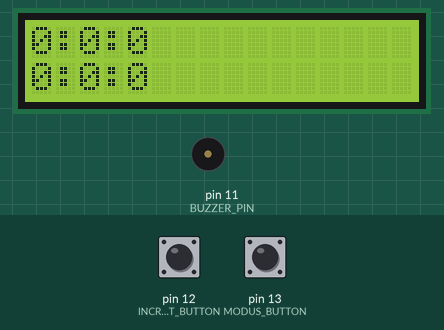
The sketch below on a simulated Arduino Uno, built with avr-gcc and run on an emulated ATmega328P. On the bench: 16×2 character LCD, buzzer (waves = sounding, pin HIGH). Inputs (shaded band) come from the test bench; at power-on: pin 13 (MODUS_BUTTON) LOW, pin 12 (INCREMENT_BUTTON) LOW. The local clock reads 2024-03-15 10:24:30 at power-on unless the sketch sets it; what the sketch prints to the serial monitor is not drawn.

Above: at 1.6 s.
1.7 s: pin 13 (MODUS_BUTTON) pulled HIGH for 0.15 s
At 4.6 s:
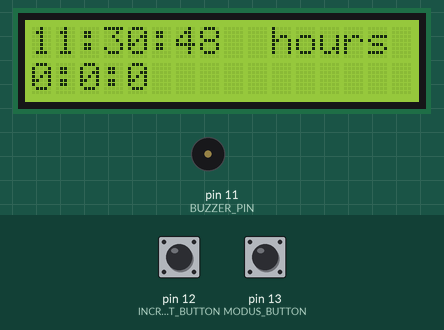
4.8 s: pin 13 (MODUS_BUTTON) pulled HIGH for 1 s
At 5.9 s:
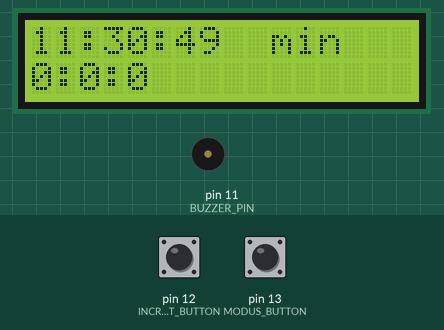
8.8 s: pin 13 (MODUS_BUTTON) pulled HIGH for 3.2 s
At 11.2 s:
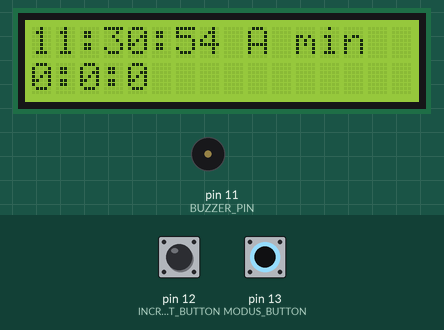
15.0 s: pin 13 (MODUS_BUTTON) pulled HIGH for 3.2 s
At 19.5 s:
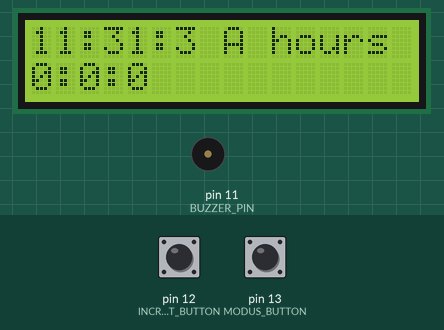
21.2 s: pin 12 (INCREMENT_BUTTON) pulled HIGH for 0.15 s
At 24.2 s:
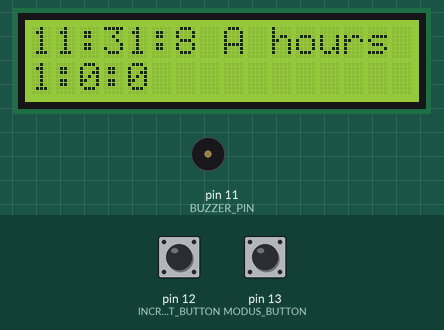
24.3 s: pin 12 (INCREMENT_BUTTON) pulled HIGH for 1 s
At 26.0 s:
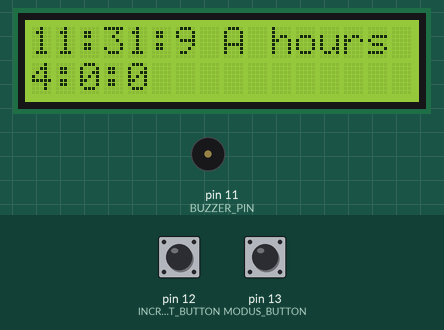
Timing chart, 0 to 27.5 s (numbered marks = the images above; inputs shaded):
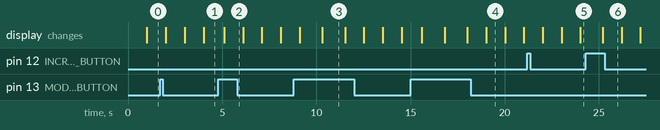

The sketch:

arduino_alarm_clock.ino
```cpp
#include "arduino_alarm_clock.h"

#define REFRESH_TIME_MILLIS 1000

uint32_t lastUpdate = 0;


void setup() {
  clock_setup();
  lcd_setup();
  buttons_setup();
  buzzer_setup();
}

void loop() {

  if (millis() - lastUpdate >= REFRESH_TIME_MILLIS) {
    lastUpdate = millis();
    lcd_show_time();
    clock_get_time();
  }
  buttons_handle_presses();
  alarm_compare_time();
}
```

alarm.cpp
```cpp
#include "arduino_alarm_clock.h"

#define HOURS_PER_DAY 24
#define MINUTES_PER_HOURS 60

Time alarm_time = {0,0};

void alarm_increment_hours(){
  alarm_time.hours = (alarm_time.hours + 1) % HOURS_PER_DAY;
}

void alarm_increment_minutes(){
  alarm_time.minutes = (alarm_time.minutes + 1) % MINUTES_PER_HOURS;
}

void alarm_compare_time(){
  if ((RTC.hours == alarm_time.hours)&&(RTC.minutes == alarm_time.minutes)){
    buzzer_buzz();
  }
}
```

arduino_alarm_clock.h
```cpp
#pragma once
#include "virtuabotixRTC.h"
#include <stdint.h>

enum State {DISPLAY_TIME, CHANGE_HOURS, CHANGE_MINUTES, ALARM_HOURS, ALARM_MINUTES, ALARM_ENABLED, STATE_COUNT};
extern State state;


void clock_setup();
void clock_get_time();
void clock_increment_hours();
void clock_increment_seconds();
void clock_increment_minutes();
extern virtuabotixRTC RTC;

void lcd_setup();
void lcd_show_time();

void buttons_setup();
void buttons_handle_presses();
#define INCREMENT_BUTTON 12
#define MODUS_BUTTON 13

struct Time {
  uint8_t hours;
  uint8_t minutes;
};

extern Time alarm_time;
void alarm_increment_minutes();
void alarm_increment_hours();
void alarm_compare_time();

void buzzer_setup();
void buzzer_buzz();
```

buttons.cpp
```cpp
#include "arduino_alarm_clock.h"


#define COOLDOWN_TIME 300
void buttons_setup(){
  pinMode(INCREMENT_BUTTON, INPUT);
  pinMode(MODUS_BUTTON, INPUT);

}

void buttons_handle_presses(){
  if (digitalRead(MODUS_BUTTON)) {
    state = (State)((state + 1) % STATE_COUNT);
    Serial.println("Modus Button");
    delay(COOLDOWN_TIME);
  }
  if (digitalRead(INCREMENT_BUTTON)){
    if (state == CHANGE_HOURS){
      clock_increment_hours();
    }
    if (state == CHANGE_MINUTES){
      clock_increment_minutes();
    }
    if (state == ALARM_HOURS){
      alarm_increment_hours();
    }
    if (state == ALARM_MINUTES){
      alarm_increment_minutes();
    }
    delay(COOLDOWN_TIME);
  }

}
```

buzzer.cpp
```cpp
#include "arduino_alarm_clock.h"

#define BUZZER_PIN 11
#define BUZZ_DURATION 500
#define BUZZER_FREQUENCY 1000

uint32_t buzzerLastUpdate = 0;
bool buzzerOn = false;

void buzzer_setup() {
    pinMode(BUZZER_PIN, OUTPUT);
}

void buzzer_buzz() {
    if (state != ALARM_ENABLED) return;

    while(!((digitalRead(INCREMENT_BUTTON))||(digitalRead(MODUS_BUTTON)))){
      tone(BUZZER_PIN, BUZZER_FREQUENCY);
      delay(BUZZ_DURATION);
      noTone(BUZZER_PIN);
      delay(BUZZ_DURATION);
    }

}
```

clock.cpp
```cpp
#include "arduino_alarm_clock.h"

#define DS1302_CLK_PIN A5
#define DS1302_DAT_PIN A4
#define DS1302_RST_PIN 2

#define CURRENT_SECONDS 45
#define CURRENT_MINUTES 30
#define CURRENT_HOURS 11
#define CURRENT_DAY_OF_WEEK 1
#define CURRENT_DAY_OF_MONTH 6
#define CURRENT_MONTH 11
#define CURRENT_YEAR 2023

#define HOURS_PER_DAY 24
#define MINUTES_PER_HOUR 60

virtuabotixRTC RTC(DS1302_CLK_PIN, DS1302_DAT_PIN, DS1302_RST_PIN);

void clock_setup(){
	 Serial.begin(115200);

	 RTC.setDS1302Time(
	   CURRENT_SECONDS,
	   CURRENT_MINUTES,
	   CURRENT_HOURS,
	   CURRENT_DAY_OF_WEEK,
	   CURRENT_DAY_OF_MONTH,
	   CURRENT_MONTH,
	   CURRENT_YEAR
	 );
}

void clock_get_time(){
		 RTC.updateTime();

	 Serial.print("Current Date and time: ");

	 Serial.print(RTC.hours);
	 Serial.print(":");
	 Serial.print(RTC.minutes);
	 Serial.print(":");
	 Serial.print(RTC.seconds);

	 Serial.println();
}

void clock_increment_hours(){
		 RTC.setDS1302Time(
				RTC.seconds,
				RTC.minutes,
				(RTC.hours + 1)% HOURS_PER_DAY,
				CURRENT_DAY_OF_WEEK,
				CURRENT_DAY_OF_MONTH,
				CURRENT_MONTH,
				CURRENT_YEAR
			);
}

void clock_increment_minutes(){
		 RTC.setDS1302Time(
				RTC.seconds,
				(RTC.minutes + 1 ) % MINUTES_PER_HOUR,
				RTC.hours,
				CURRENT_DAY_OF_WEEK,
				CURRENT_DAY_OF_MONTH,
				CURRENT_MONTH,
				CURRENT_YEAR
			);
}
```

state.cpp
```cpp
#include "arduino_alarm_clock.h"

State state = DISPLAY_TIME;
```

lcd.cpp
```cpp
#include <LiquidCrystal.h>
#include "arduino_alarm_clock.h"

const uint8_t rs = 8, en = 9, d4 = 4, d5 = 5, d6 = 6, d7 = 7;
LiquidCrystal lcd(rs, en, d4, d5, d6, d7);

#define LCD_COLUMNS 16
#define LCD_ROWS 2

void lcd_setup() {
  lcd.begin(LCD_COLUMNS, LCD_ROWS);
  lcd.print("hello, world!");
}

void lcd_show_time() {
  lcd.clear();
  lcd.print(RTC.hours);
  lcd.print(":");
  lcd.print(RTC.minutes);
  lcd.print(":");
  lcd.print(RTC.seconds);
  if (state == DISPLAY_TIME){
  lcd.print("");}
  if (state == CHANGE_HOURS){
  lcd.print("  hours");}
  if (state == CHANGE_MINUTES){
  lcd.print("  min");}
  if (state == ALARM_HOURS){
  lcd.print(" A hours");}
  if (state == ALARM_MINUTES){
  lcd.print(" A min");}
  if (state == ALARM_ENABLED){
  lcd.print(" Alarm on");}
  lcd.setCursor(0,1);
  lcd.print(alarm_time.hours);
  lcd.print(":");
  lcd.print(alarm_time.minutes);
  lcd.print(":0");
}
```

Measured:
- after the input at 1.7 s, the display: first changes after 0.31 s (image 1 shows a later state)
- after the input at 4.8 s, the display: changes after 0.31 s (image 2)
- after the input at 8.8 s, the display: first changes after 0.31 s (image 3 shows a later state)
- after the input at 15.0 s, the display: first changes after 0.61 s (image 4 shows a later state)
- what the display in image 3 shows lasts 1.2 s, from 10.3 s to 11.5 s
- what the display in image 4 shows lasts 1.0 s, from 19.0 s to 20.0 s
